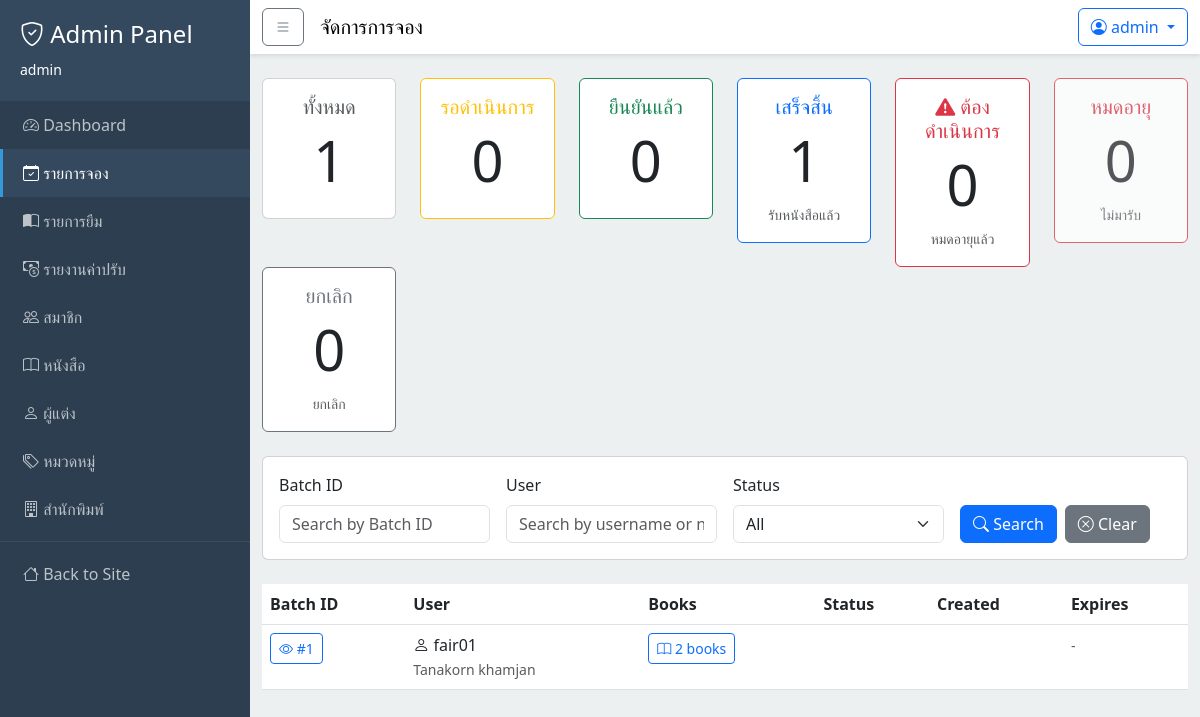
/dashboard/holds/ (signed in), run on an earlier commit of the app's database.
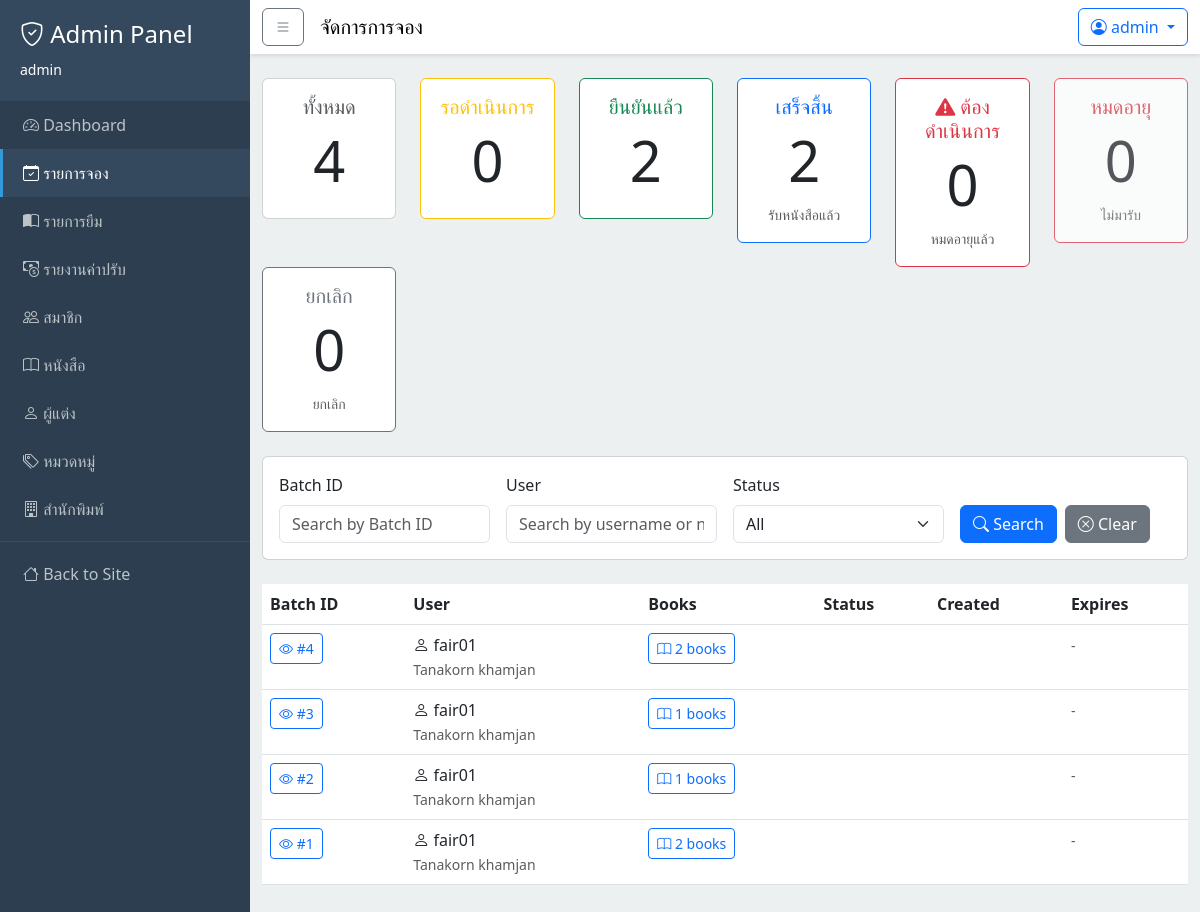
And on a later commit of the database.
### holds/models.py (models this page shows, shortened)
class Hold(models.Model):
    STATUS_CHOICES = [
        ('pending', 'รอการยืนยัน'),
        ('confirmed', 'ยืนยันแล้ว'),
        ('completed', 'เสร็จสิ้น'),
        ('expired', 'หมดอายุ'),
        ('cancelled', 'ยกเลิก'),
    ]
    id = models.AutoField(primary_key=True)
    user = models.ForeignKey(settings.AUTH_USER_MODEL, on_delete=models.CASCADE, related_name='holds')
    status = models.CharField(max_length=20, choices=STATUS_CHOICES, default='pending')
    expires_at = models.DateTimeField(null=True, blank=True, help_text='Expiry time for confirmed hold - user must pick up books before this time')
    created_at = models.DateTimeField(auto_now_add=True)
    if TYPE_CHECKING:
        hold_items: Manager[HoldItem]
    class Meta:
        db_table = 'holds'
        verbose_name = 'Hold'
        verbose_name_plural = 'Holds'
        ordering = ['-created_at']
    @property
    def is_expired(self):
        if not self.expires_at:
            return False
        return timezone.now() > self.expires_at

### users/models.py (models this page shows, shortened)
class User(AbstractUser):
    phone_number = models.CharField(max_length=10, null=False, blank=False)
    citizen_id = models.CharField(
    max_length=13,
    unique=True,
    null=False,
    blank=False,
    validators=[
        RegexValidator(
            regex=r'^\d{13}$',
            message='Citizen ID must be exactly 13 digits'
        )
    ])

### holds/views.py (the view, shortened to what this page needs)
# urls.py: path('dashboard/holds/', views.dashboard_holds_view, name='dashboard_holds'),
@staff_member_required
def dashboard_holds_view(request):
    status_filter = request.GET.get('status', 'all')
    batch_id_filter = request.GET.get('batch_id', '').strip()
    user_filter = request.GET.get('user', '').strip()
    holds = Hold.objects.select_related(
        'user'
    ).prefetch_related(
        'hold_items__book__authors',
        'hold_items__book__publisher'
    ).order_by('-created_at')
    if batch_id_filter:
        holds = holds.filter(id=batch_id_filter)
    if status_filter and status_filter != 'all':
        holds = holds.filter(status=status_filter)
    expired_batches = []
    for batch in holds:
        if batch.is_expired and batch.status == 'confirmed':
            expired_batches.append(batch)
    stats = {
        'total': Hold.objects.count(),
        'pending': Hold.objects.filter(status='pending').count(),
        'confirmed': Hold.objects.filter(status='confirmed').count(),
        'completed': Hold.objects.filter(status='completed').count(),
        'expired_pending': len(expired_batches),  # Confirmed ที่หมดอายุแต่ยังไม่ได้จัดการ
        'expired': Hold.objects.filter(status='expired').count(),  # ที่เปลี่ยน status เป็น expired แล้ว
        'cancelled': Hold.objects.filter(status='cancelled').count(),
    }
    context = {
        'holds': holds,
        'status_filter': status_filter,
        'batch_id_filter': batch_id_filter,
        'user_filter': user_filter,
        'stats': stats,
        'expired_batches': expired_batches,
    }
    return render(request, 'dashboard/holds/list.html', context)

### books/cart.py (called while the page is built)
    def count(self):
        return len(self.cart)

### books/context_processors.py (called while the page is built)
def cart_context(request):
    cart = Cart(request)
    return {
        'cart_count': cart.count()
    }

### templates/dashboard/holds/list.html (shortened to what the changed rows need)
{% extends "base_admin.html" %}
{% load static %}
{% block content %}
    <div class="row mb-4">
        <div class="col-md-2">
            <div class="card text-center">
                <div class="card-body">
                    <h5 class="card-title text-muted">ทั้งหมด</h5>
                    <h2 class="display-4">{{ stats.total }}</h2>
                </div>
            </div>
        </div>
        <div class="col-md-2">
            <div class="card text-center border-warning">
                <div class="card-body">
                    <h2 class="display-4">{{ stats.pending }}</h2>
                </div>
            </div>
        </div>
        <div class="col-md-2">
            <div class="card text-center border-success">
                <div class="card-body">
                    <h5 class="card-title text-success">ยืนยันแล้ว</h5>
                    <h2 class="display-4">{{ stats.confirmed }}</h2>
                </div>
            </div>
        </div>
        <div class="col-md-2">
            <div class="card text-center border-primary">
                <div class="card-body">
                    <h5 class="card-title text-primary">เสร็จสิ้น</h5>
                    <h2 class="display-4">{{ stats.completed }}</h2>
                    <small class="text-muted">รับหนังสือแล้ว</small>
                </div>
            </div>
        </div>
        <div class="col-md-2">
            <div class="card text-center border-danger">
                <div class="card-body">
                    <h2 class="display-4">{{ stats.expired_pending }}</h2>
                </div>
            </div>
        </div>
        <div class="col-md-2">
            <div class="card text-center border-danger opacity-75">
                <div class="card-body">
                    <h2 class="display-4">{{ stats.expired }}</h2>
                </div>
            </div>
        </div>
        <div class="col-md-2">
            <div class="card text-center border-secondary">
                <div class="card-body">
                    <h2 class="display-4">{{ stats.cancelled }}</h2>
                </div>
            </div>
        </div>
    </div>
    {% if holds %}
        <div class="table-responsive">
            <table class="table table-hover">
                <thead>
                    <tr>
                        <th>Batch ID</th>
                        <th>User</th>
                        <th>Books</th>
                        <th>Status</th>
                        <th>Created</th>
                        <th>Expires</th>
                    </tr>
                </thead>
                <tbody>
                    {% for hold in holds %}
                        <tr>
                            <td>
                                <a href="{% url 'holds:dashboard_hold_detail' hold.id %}"
                                   class="btn btn-sm btn-outline-primary">
                                    <i class="bi bi-eye"></i> #{{ hold.id }}
                                </a>
                            </td>
                            <td>
                                <i class="bi bi-person"></i> {{ hold.user.username }}
                                {% if hold.user.get_full_name %}
                                    <br>
                                    <small class="text-muted">{{ hold.user.get_full_name }}</small>
                                {% endif %}
                            </td>
                            <td>
                                <button class="btn btn-sm btn-outline-primary"
                                        type="button"
                                        data-bs-toggle="collapse"
                                        data-bs-target="#books-{{ hold.id }}"
                                        aria-expanded="false">
                                    <i class="bi bi-book"></i> {{ hold.hold_items.count }} books
                                </button>
                            </td>
                            <td>
                            </td>
                            <td>
                            </td>
                            <td>
                                {% if batch.expires_at %}
                                    <small class="{% if batch.status == 'confirmed' and batch.is_expired %}text-danger fw-bold{% endif %}">
                                        {{ batch.expires_at|date:"d M Y H:i" }}
                                        {% if batch.status == 'confirmed' and batch.is_expired %}
                                            <br>
                                            <span class="badge bg-danger">หมดเวลารับแล้ว!</span>
                                        {% endif %}
                                    </small>
                                {% else %}
                                    <small class="text-muted">-</small>
                                {% endif %}
                            </td>
                        </tr>
                    {% endfor %}
                </tbody>
            </table>
        </div>
    {% else %}
        <div class="alert alert-info">
            <i class="bi bi-info-circle"></i> ไม่มีรายการจองในระบบ
        </div>
    {% endif %}
{% endblock content %}

What changed in the data, as far as the page shows it:
added Hold: id "4", user.username "fair01", user.get_full_name "Tanakorn khamjan", hold_items.count "2"
added Hold: id "3", user.username "fair01", user.get_full_name "Tanakorn khamjan", hold_items.count "1"
added Hold: id "2", user.username "fair01", user.get_full_name "Tanakorn khamjan", hold_items.count "1"
Also different on the page:
{{ stats.total }}: "1" → "4"
{{ stats.confirmed }}: "0" → "2"
{{ stats.completed }}: "1" → "2"
